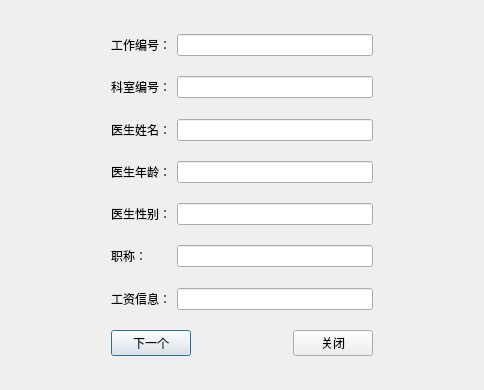
<?xml version="1.0" encoding="UTF-8"?>
<ui version="4.0">
 <class>DIDoctor</class>
 <widget class="QDialog" name="DIDoctor">
  <property name="geometry">
   <rect>
    <x>0</x>
    <y>0</y>
    <width>484</width>
    <height>390</height>
   </rect>
  </property>
  <property name="windowTitle">
   <string>Dialog</string>
  </property>
  <layout class="QVBoxLayout" name="verticalLayout_2">
   <item>
    <widget class="QWidget" name="widget" native="true">
     <layout class="QVBoxLayout" name="verticalLayout">
      <item>
       <layout class="QGridLayout" name="gridLayout">
        <item row="19" column="1">
         <spacer name="verticalSpacer_7">
          <property name="orientation">
           <enum>Qt::Vertical</enum>
          </property>
          <property name="sizeHint" stdset="0">
           <size>
            <width>20</width>
            <height>40</height>
           </size>
          </property>
         </spacer>
        </item>
        <item row="5" column="1">
         <widget class="QLabel" name="label_2">
          <property name="text">
           <string>科室编号：</string>
          </property>
         </widget>
        </item>
        <item row="23" column="3">
         <spacer name="horizontalSpacer_3">
          <property name="orientation">
           <enum>Qt::Horizontal</enum>
          </property>
          <property name="sizeHint" stdset="0">
           <size>
            <width>40</width>
            <height>20</height>
           </size>
          </property>
         </spacer>
        </item>
        <item row="5" column="2" colspan="3">
         <widget class="QLineEdit" name="leIono"/>
        </item>
        <item row="8" column="1">
         <widget class="QLabel" name="label_3">
          <property name="text">
           <string>医生姓名：</string>
          </property>
         </widget>
        </item>
        <item row="11" column="2" colspan="3">
         <widget class="QLineEdit" name="leIdage"/>
        </item>
        <item row="2" column="1">
         <widget class="QLabel" name="label">
          <property name="text">
           <string>工作编号：</string>
          </property>
         </widget>
        </item>
        <item row="2" column="2" colspan="3">
         <widget class="QLineEdit" name="leIdwcno"/>
        </item>
        <item row="14" column="2" colspan="3">
         <widget class="QLineEdit" name="leIdsex"/>
        </item>
        <item row="17" column="2" colspan="3">
         <widget class="QLineEdit" name="leIdtitle"/>
        </item>
        <item row="20" column="1">
         <widget class="QLabel" name="label_7">
          <property name="text">
           <string>工资信息：</string>
          </property>
         </widget>
        </item>
        <item row="20" column="2" colspan="3">
         <widget class="QLineEdit" name="leIdsalary"/>
        </item>
        <item row="22" column="1">
         <spacer name="verticalSpacer_8">
          <property name="orientation">
           <enum>Qt::Vertical</enum>
          </property>
          <property name="sizeHint" stdset="0">
           <size>
            <width>20</width>
            <height>40</height>
           </size>
          </property>
         </spacer>
        </item>
        <item row="23" column="1" colspan="2">
         <widget class="QPushButton" name="btnIDoctor">
          <property name="text">
           <string>下一个</string>
          </property>
         </widget>
        </item>
        <item row="23" column="4">
         <widget class="QPushButton" name="btnIClose">
          <property name="text">
           <string>关闭</string>
          </property>
         </widget>
        </item>
        <item row="11" column="1">
         <widget class="QLabel" name="label_4">
          <property name="text">
           <string>医生年龄：</string>
          </property>
         </widget>
        </item>
        <item row="8" column="2" colspan="3">
         <widget class="QLineEdit" name="leIdname"/>
        </item>
        <item row="14" column="1">
         <widget class="QLabel" name="label_5">
          <property name="text">
           <string>医生性别：</string>
          </property>
         </widget>
        </item>
        <item row="17" column="1">
         <widget class="QLabel" name="label_6">
          <property name="text">
           <string>职称：</string>
          </property>
         </widget>
        </item>
        <item row="12" column="1">
         <spacer name="verticalSpacer_14">
          <property name="orientation">
           <enum>Qt::Vertical</enum>
          </property>
          <property name="sizeHint" stdset="0">
           <size>
            <width>20</width>
            <height>40</height>
           </size>
          </property>
         </spacer>
        </item>
        <item row="3" column="1">
         <spacer name="verticalSpacer_11">
          <property name="orientation">
           <enum>Qt::Vertical</enum>
          </property>
          <property name="sizeHint" stdset="0">
           <size>
            <width>20</width>
            <height>40</height>
           </size>
          </property>
         </spacer>
        </item>
        <item row="9" column="1">
         <spacer name="verticalSpacer_13">
          <property name="orientation">
           <enum>Qt::Vertical</enum>
          </property>
          <property name="sizeHint" stdset="0">
           <size>
            <width>20</width>
            <height>40</height>
           </size>
          </property>
         </spacer>
        </item>
        <item row="25" column="1">
         <spacer name="verticalSpacer_9">
          <property name="orientation">
           <enum>Qt::Vertical</enum>
          </property>
          <property name="sizeHint" stdset="0">
           <size>
            <width>20</width>
            <height>40</height>
           </size>
          </property>
         </spacer>
        </item>
        <item row="6" column="1">
         <spacer name="verticalSpacer_12">
          <property name="orientation">
           <enum>Qt::Vertical</enum>
          </property>
          <property name="sizeHint" stdset="0">
           <size>
            <width>20</width>
            <height>40</height>
           </size>
          </property>
         </spacer>
        </item>
        <item row="1" column="1">
         <spacer name="verticalSpacer_10">
          <property name="orientation">
           <enum>Qt::Vertical</enum>
          </property>
          <property name="sizeHint" stdset="0">
           <size>
            <width>20</width>
            <height>40</height>
           </size>
          </property>
         </spacer>
        </item>
        <item row="18" column="1">
         <spacer name="verticalSpacer_16">
          <property name="orientation">
           <enum>Qt::Vertical</enum>
          </property>
          <property name="sizeHint" stdset="0">
           <size>
            <width>20</width>
            <height>40</height>
           </size>
          </property>
         </spacer>
        </item>
        <item row="15" column="1">
         <spacer name="verticalSpacer_15">
          <property name="orientation">
           <enum>Qt::Vertical</enum>
          </property>
          <property name="sizeHint" stdset="0">
           <size>
            <width>20</width>
            <height>40</height>
           </size>
          </property>
         </spacer>
        </item>
        <item row="21" column="1">
         <spacer name="verticalSpacer_17">
          <property name="orientation">
           <enum>Qt::Vertical</enum>
          </property>
          <property name="sizeHint" stdset="0">
           <size>
            <width>20</width>
            <height>40</height>
           </size>
          </property>
         </spacer>
        </item>
        <item row="2" column="0">
         <spacer name="horizontalSpacer">
          <property name="orientation">
           <enum>Qt::Horizontal</enum>
          </property>
          <property name="sizeHint" stdset="0">
           <size>
            <width>40</width>
            <height>20</height>
           </size>
          </property>
         </spacer>
        </item>
        <item row="2" column="5">
         <spacer name="horizontalSpacer_2">
          <property name="orientation">
           <enum>Qt::Horizontal</enum>
          </property>
          <property name="sizeHint" stdset="0">
           <size>
            <width>40</width>
            <height>20</height>
           </size>
          </property>
         </spacer>
        </item>
        <item row="16" column="1">
         <spacer name="verticalSpacer_6">
          <property name="orientation">
           <enum>Qt::Vertical</enum>
          </property>
          <property name="sizeHint" stdset="0">
           <size>
            <width>20</width>
            <height>40</height>
           </size>
          </property>
         </spacer>
        </item>
        <item row="13" column="1">
         <spacer name="verticalSpacer_5">
          <property name="orientation">
           <enum>Qt::Vertical</enum>
          </property>
          <property name="sizeHint" stdset="0">
           <size>
            <width>20</width>
            <height>40</height>
           </size>
          </property>
         </spacer>
        </item>
        <item row="4" column="1">
         <spacer name="verticalSpacer_2">
          <property name="orientation">
           <enum>Qt::Vertical</enum>
          </property>
          <property name="sizeHint" stdset="0">
           <size>
            <width>20</width>
            <height>40</height>
           </size>
          </property>
         </spacer>
        </item>
        <item row="10" column="1">
         <spacer name="verticalSpacer_4">
          <property name="orientation">
           <enum>Qt::Vertical</enum>
          </property>
          <property name="sizeHint" stdset="0">
           <size>
            <width>20</width>
            <height>40</height>
           </size>
          </property>
         </spacer>
        </item>
        <item row="7" column="1">
         <spacer name="verticalSpacer_3">
          <property name="orientation">
           <enum>Qt::Vertical</enum>
          </property>
          <property name="sizeHint" stdset="0">
           <size>
            <width>20</width>
            <height>40</height>
           </size>
          </property>
         </spacer>
        </item>
        <item row="0" column="1">
         <spacer name="verticalSpacer">
          <property name="orientation">
           <enum>Qt::Vertical</enum>
          </property>
          <property name="sizeHint" stdset="0">
           <size>
            <width>20</width>
            <height>40</height>
           </size>
          </property>
         </spacer>
        </item>
        <item row="24" column="1">
         <spacer name="verticalSpacer_18">
          <property name="orientation">
           <enum>Qt::Vertical</enum>
          </property>
          <property name="sizeHint" stdset="0">
           <size>
            <width>20</width>
            <height>40</height>
           </size>
          </property>
         </spacer>
        </item>
       </layout>
      </item>
     </layout>
    </widget>
   </item>
  </layout>
 </widget>
 <tabstops>
  <tabstop>leIdwcno</tabstop>
  <tabstop>leIono</tabstop>
  <tabstop>leIdname</tabstop>
  <tabstop>leIdage</tabstop>
  <tabstop>leIdsex</tabstop>
  <tabstop>leIdtitle</tabstop>
  <tabstop>leIdsalary</tabstop>
  <tabstop>btnIDoctor</tabstop>
  <tabstop>btnIClose</tabstop>
 </tabstops>
 <resources/>
 <connections/>
</ui>
